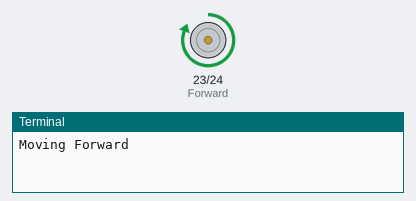
The program below on a simulated Raspberry Pi (BCM pin numbers). Shown: motor-driver pin pairs drawn as motors (green arrow = first pin HIGH = forward, orange = second pin HIGH = backward, longer = more drive), the last lines printed to the terminal.

Above: at 2.5 s.
At 7.5 s:
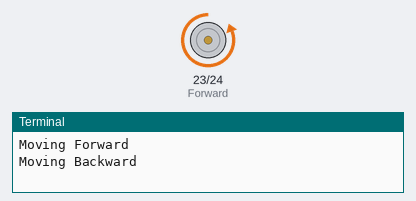
Timing chart, 0 to 13.0 s (numbered marks = the images above):
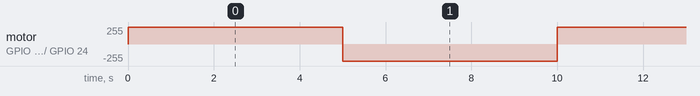

The program:

motor_Rpi.py
```python
import time
import RPi.GPIO as GPIO

mode=GPIO.getmode()
Forward=23
Backward=24
sleeptime=1
GPIO.setmode(GPIO.BCM)
GPIO.setup(Forward, GPIO.OUT)
GPIO.setup(Backward, GPIO.OUT)

def forward(x):
    GPIO.output(Forward, GPIO.HIGH)
    print("Moving Forward")
    time.sleep(x)
    GPIO.output(Forward, GPIO.LOW)

def reverse(x):
    GPIO.output(Backward, GPIO.HIGH)
    print("Moving Backward")
    time.sleep(x)
    GPIO.output(Backward, GPIO.LOW)

while (1):
    forward(5)
    reverse(5)
    #GPIO.cleanup()
```

Measured:
- by itself, motor on GPIO 23 (Forward) / GPIO 24 (Backward): alternates forward 255/255 for 5.0 s and backward 255/255 for 5.0 s
